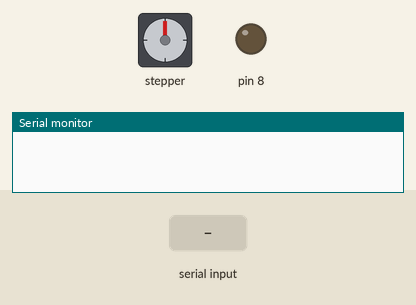
This sketch was run on a simulated Arduino Leonardo, built with avr-gcc and run on an emulated ATmega32U4. Parts: stepper motor, output pins drawn as LEDs (lit = HIGH), the last lines printed to the serial monitor. The test bench sets the inputs (shaded band). Stepper angles assume 1600 steps per turn.

Above: at 1.2 s.
1.3 s: "1" received over Serial
At 1.45 s:
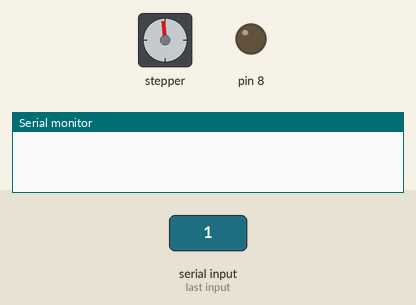
At 2.07 s:
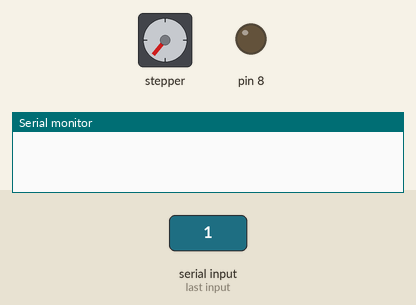
4.3 s: "2" received over Serial
At 4.76 s:
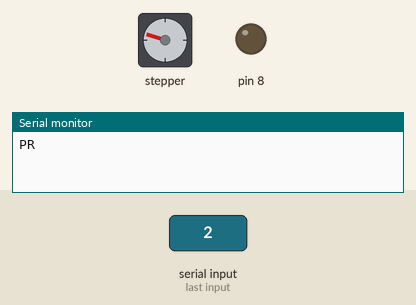
7.3 s: "1,90,45\n" received over Serial
Timing chart, 0 to 17.9 s (numbered marks = the images above; inputs shaded):
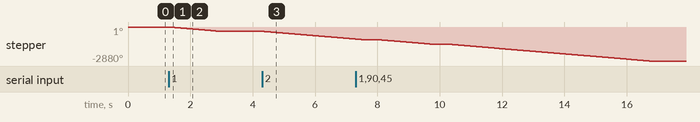

The sketch:

FilterWheelArduino.ino
```cpp
//instalation version July 18, 2010
//connections on the VGA 15 pin connector and on arduino board:
//                            Func                Arduino       VGA Conncetor
//                            -=-=-=-==-       =-=-=- -=-=   =-=-=-=-=--==-=-=-
//                            common               Pin 53                  Pin 12
//                            Stepper P2        Pin 51                  Pin 5
//                            Stepper P1        Pin 47                  Pin 6
//
//  VGA connector scheme: (looking into face of connector)
//      \    1   2   3   4   5   6   7   8   /
//        \    9  10  11  12  13 14 15  /


#include <Stepper.h>
#define STEPS 1600
#define NORMSPEED 37
// constants
int P2=51; // stepper pin
int P1=47; // stepper pin
int common=53; // stepper pin
int gatePin=30; // PhotoInteruppter pin
int highPin=34; // Vdd for photo interupter
int lowPin=26; // Gnd for photo interupter
Stepper stepper1(STEPS, P2, P1);
int cmd = 0;// for incoming serial data
int fullmotorturn=1600;
int contstep1=100;// manual steps - large step
int contstep2=50; // manual steps - medium step
int contstep3=5; // manual steps - small step
int NUM_OF_LOOKING_MOVES=30; // number of small step when looking for close detent
// dynamic vars
int moveSteps=0;
boolean PhotoInterEn=false;
boolean terminate=false;
boolean smallMoves=false;
boolean stillLooking;
int direct;
int i;

void setup() {
        stepper1.setSpeed(NORMSPEED);//define  the stepper speed
  	Serial.begin(9600);	// opens serial port, sets data rate to 9600 bps
        Serial.flush();
        pinMode(highPin,OUTPUT);
        pinMode(lowPin,OUTPUT);
        pinMode(gatePin,INPUT);
        pinMode(common,OUTPUT);
        digitalWrite(highPin,HIGH);
        digitalWrite(lowPin,LOW);
        digitalWrite(common,HIGH);

}
void loop() {
        terminate=0;
        PhotoInterEn=false;
        moveSteps=0;
        smallMoves=false;
	if (Serial.available() > 0) {
		cmd = Serial.read();// read the incoming byte:

          if (cmd== '1') { moveSteps=-1*fullmotorturn;}
          if (cmd== '2') { moveSteps=-2*fullmotorturn;}
          if (cmd== '3') { moveSteps=-3*fullmotorturn;}
          if (cmd== '4') { moveSteps=-4*fullmotorturn;}
          if (cmd== 'A') { moveSteps=fullmotorturn;}
          if (cmd== 'B') { moveSteps=2*fullmotorturn;}
          if (cmd== 'C') { moveSteps=3*fullmotorturn;}
          if (cmd== 'a') { moveSteps=-contstep1; smallMoves=true;}
          if (cmd== 'b') { moveSteps=contstep1; smallMoves=true;}
          if (cmd== 'c') {  moveSteps=-contstep2; smallMoves=true;}
          if (cmd== 'd') {  moveSteps=contstep2; smallMoves=true;}
          if (cmd== 'e') { moveSteps=-contstep3; smallMoves=true;}
          if (cmd== 'f') {  moveSteps=contstep3; smallMoves=true;}
          if (cmd=='I') { // look for detent on close surrounding
                stillLooking=true;
                direct=1;
                i=0;
                while (stillLooking==true and i<NUM_OF_LOOKING_MOVES) {
                  stepper1.step(direct*contstep3);
                  i=i+1;
                   if (digitalRead(gatePin)==LOW) {stillLooking=false; }
                   }
                   i=0;
                  while (stillLooking==true and i<2*NUM_OF_LOOKING_MOVES) {
                  direct=-1;
                  stepper1.step(direct*contstep3);
                  i=i+1;
                   if (digitalRead(gatePin)==LOW) {stillLooking=false; }
                   }
                   delay(500);
                   if (digitalRead(gatePin)==HIGH) { // on some cases detent is reported on delay, so doing another check after the delay, and moving back 2 steps if needed
                     stepper1.step(-2*direct*contstep3);
                   }
          }
          if (cmd=='W') { // operating detent check and report
            PhotoInterEn=true;
            delay(100);
            }
          stepper1.step(moveSteps);
          if (moveSteps!=0 and smallMoves==false) {
          Serial.print("P");
          Serial.flush();
          terminate=true;
          }
  if ( PhotoInterEn==true) {
          if (digitalRead(gatePin)==LOW) {
           Serial.print("D");
           terminate=true;
      }    else { // gatePin==HIGH (not in detent)
            Serial.print("d");
            Serial.print("R");
        }
  }
  if (terminate==true) {
        Serial.print("R");
        delay(500);
        Serial.flush();
  }
}
}
```

Measured:
- after the input at 1.3 s, stepper: turns 360° counter-clockwise in 1.6 s, starting at once
- after the input at 4.3 s, stepper: keeps turning counter-clockwise at about 222°/s, starting at once
